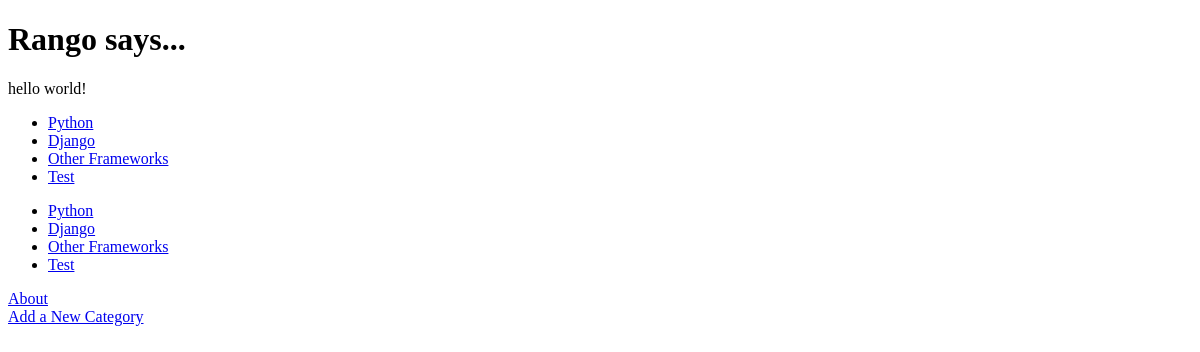
The app's page /rango/, older data.
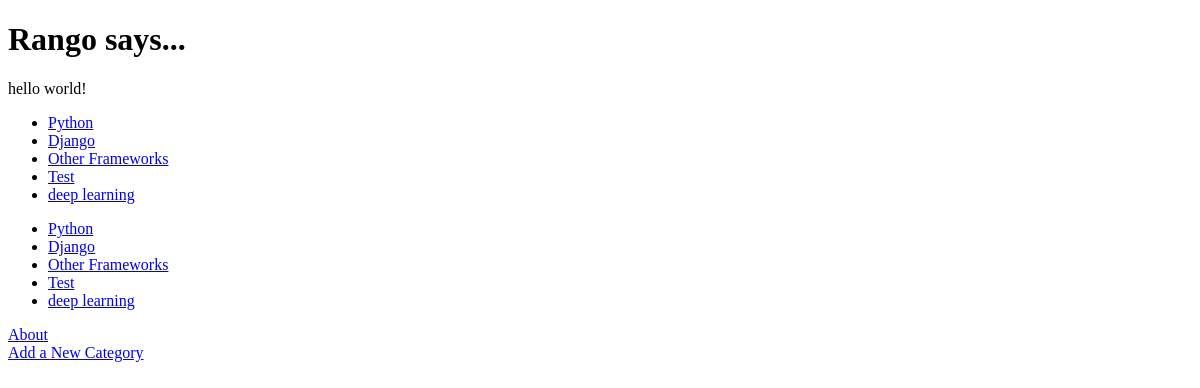
The same page, newer data.
### rango/models.py (models this page shows, shortened)
class Category(models.Model):
    name=models.CharField(max_length=128,unique=type)
    views=models.IntegerField(default=0)
    likes=models.IntegerField(default=0)
    slug=models.SlugField()

### rango/views.py (the view)
def index(request):
    category_list = Category.objects.order_by('-likes')[:5]
    context_dict = {'categories': category_list}
    category_views_list = Category.objects.order_by('-views')[:5]
    context_dict['category_views_list'] = category_views_list
    return render(request, 'rango/index.html', context_dict)

### templates/rango/index.html (shortened to what this page needs)
<!DOCTYPE html>
{% load static %}
<html lang="en">
<head>
</head>
<body>
<h1>Rango says...</h1>
hello world! <br/>
{% if categories %}
    <ul>
        {% for category in categories %}
            <li><a href="/rango/category/{{ category.slug }}">{{ category.name }}</a></li>
        {% endfor %}
    </ul>
{% else %}
    <strong>There is no categories present</strong>
{% endif %}
{% if category_views_list %}
    <ul>
      {%  for category_views in category_views_list %}
          <li><a href="/rango/category/{{ category_views.slug }}">{{ category_views.name }}</a></li>
      {% endfor %}
    </ul>
{% endif %}
<a href="/rango/about/">About</a><br/>
<a href="/rango/add_category/">Add a New Category</a><br />
</body>
</html>

Row changes from the older to the newer data that the page shows:
added Category: name "deep learning"
